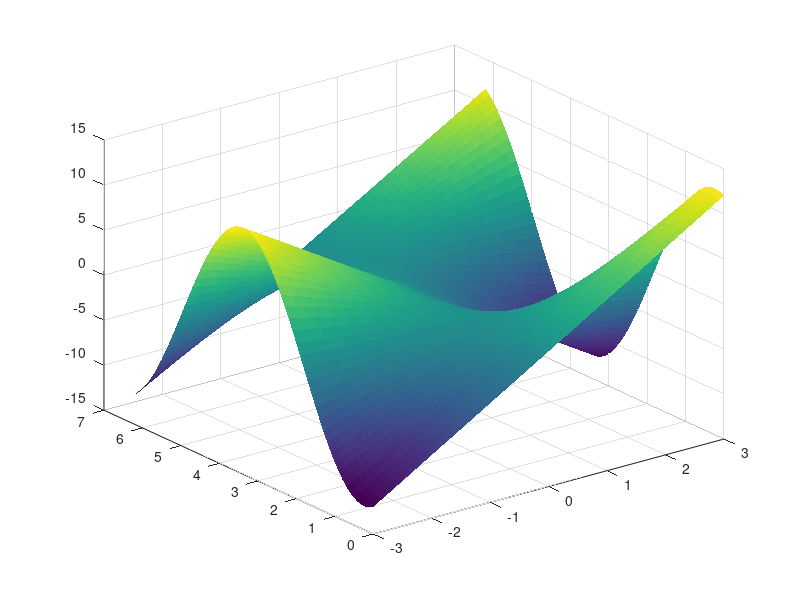

Reproduce this figure in MATLAB.
% [绘图]绘制三维曲面
x = -3: 0.1: 3;
y = 0: 0.1: 2 * pi;
[x, y] = meshgrid(x, y);
z = x.*sin(y) + 4 * x.*cos(y);
surf(x, y, z);
shading flat; % 使图像平滑
